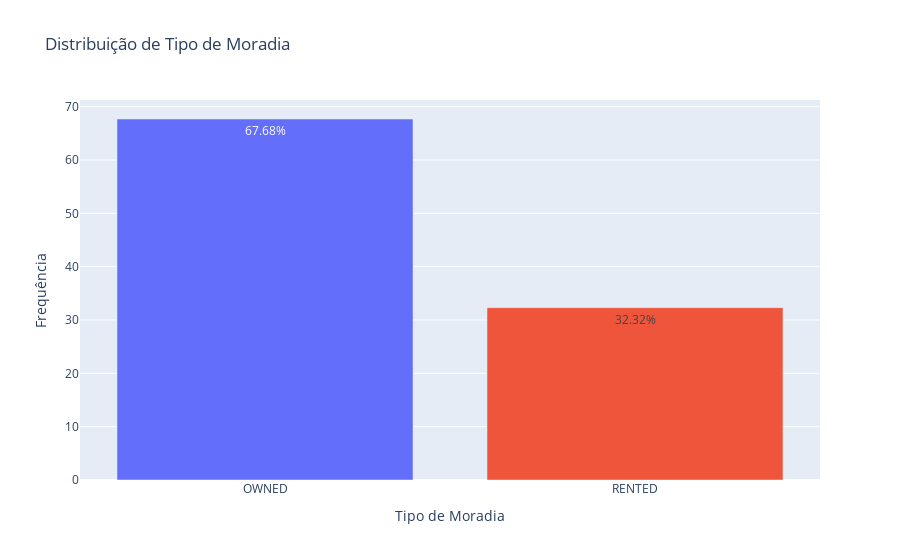

Source (notebook cell):
### Code cell
home_ownership = df['Home Ownership'].value_counts()
home_ownership_porcentagem = (home_ownership / home_ownership.sum()) * 100
print(home_ownership_porcentagem)
fig = px.bar(
    home_ownership_porcentagem,
    x=home_ownership_porcentagem.index,
    y=home_ownership_porcentagem.values,
    title='Distribuição de Tipo de Moradia',
    labels={'x':'Tipo de Moradia', 'y':'Frequência (%)'},
    color=home_ownership_porcentagem.index,
    text=home_ownership_porcentagem.round(2),   # Texto com porcentagem
)
# Formatando o texto das barras
fig.update_traces(
    texttemplate='%{text}%',    # Adiciona o símbolo %
    textposition='inside'      # Coloca o texto dentro das barras
)

# Ajustes finais no layout
fig.update_layout(
    showlegend=False,
    yaxis_title="Frequência",
    xaxis_title="Tipo de Moradia"
)
fig.show()

### Figure 1 — Plotly figure (JSON) as saved in the notebook; plotly's stock layout.template omitted (floating-point values rounded to 4 significant figures)
{"data": [{"hovertemplate": "Home Ownership=%{x}<br>Frequência (%)=%{y}<br>text=%{text}<extra></extra>", "legendgroup": "OWNED", "marker": {"color": "#636efa", "pattern": {"shape": ""}}, "name": "OWNED", "orientation": "v", "showlegend": true, "text": [67.68], "textposition": "inside", "texttemplate": "%{text}%", "type": "bar", "x": ["OWNED"], "xaxis": "x", "y": [67.68], "yaxis": "y"}, {"hovertemplate": "Home Ownership=%{x}<br>Frequência (%)=%{y}<br>text=%{text}<extra></extra>", "legendgroup": "RENTED", "marker": {"color": "#EF553B", "pattern": {"shape": ""}}, "name": "RENTED", "orientation": "v", "showlegend": true, "text": [32.32], "textposition": "inside", "texttemplate": "%{text}%", "type": "bar", "x": ["RENTED"], "xaxis": "x", "y": [32.32], "yaxis": "y"}], "layout": {"barmode": "relative", "legend": {"title": {"text": "Home Ownership"}, "tracegroupgap": 0}, "showlegend": false, "title": {"text": "Distribuição de Tipo de Moradia"}, "xaxis": {"anchor": "y", "categoryarray": ["OWNED", "RENTED"], "categoryorder": "array", "domain": [0, 1], "title": {"text": "Tipo de Moradia"}}, "yaxis": {"anchor": "x", "domain": [0, 1], "title": {"text": "Frequência"}}}}
